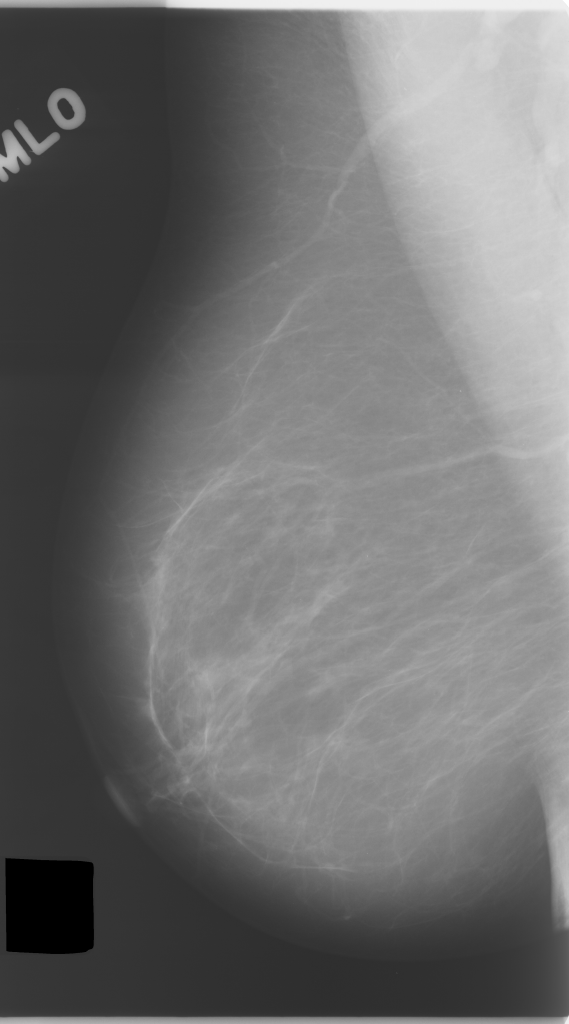
#> input picture dataset_exemplo/D/d_right_mlo_100.png, 569 x 1024 px; its folder holds only this picture in this run
$ jupyter execute segmentacao.ipynb   (shell and % lines are left out)
#> lines starting #> are read from the running program, lines starting #| are printed output that depends on the picture; after the words box and inside, x2 and y2 are one past the last pixel; in counts of white or black regions, pixels touching at a corner belong together; pictures that were not available may be replaced by others from this repository, and a replacement may not be noted
[cell 1]
import os, glob
import numpy as np
import cv2
import matplotlib.pyplot as plt

DIR_DATASET = 'dataset'
CLASSES = ['D', 'E', 'F', 'G']
NOMES = {'D': 'BI-RADS I', 'E': 'BI-RADS II', 'F': 'BI-RADS III', 'G': 'BI-RADS IV'}

def primeiro_arquivo(classe):
    return sorted(glob.glob(os.path.join(DIR_DATASET, classe, '*')))[0]

exemplos = {c: primeiro_arquivo(c) for c in CLASSES}
exemplos

[cell 2]
def carregar_cinza(caminho):
#> called with caminho = 'dataset_exemplo/D/d_right_mlo_100.png'
    bruta = cv2.imread(caminho, cv2.IMREAD_ANYDEPTH | cv2.IMREAD_GRAYSCALE)
#> bruta is the input picture: shape (1024, 569); min 0, max 255, mean 111.6
    if bruta is None:
        bruta = cv2.imread(caminho, cv2.IMREAD_GRAYSCALE)
    if bruta.dtype != np.uint8:
        bruta = cv2.normalize(bruta, None, 0, 255, cv2.NORM_MINMAX).astype(np.uint8)
    return bruta

originais = {c: carregar_cinza(exemplos[c]) for c in CLASSES}
#> originais = 4 items
fig, axs = plt.subplots(1, 4, figsize=(16, 5))
for ax, c in zip(axs, CLASSES):
    ax.imshow(originais[c], cmap='gray')
    ax.set_title(f"{NOMES[c]}  {originais[c].shape[1]}x{originais[c].shape[0]}")
    ax.axis('off')
plt.tight_layout(); plt.show()

[cell 3]
def preparar(img_original, lado_maximo=1024):
#> called with lado_maximo = 1024
    altura0, largura0 = img_original.shape
#> altura0 = 1024; largura0 = 569
    img = img_original.copy()
    img[:int(altura0 * 0.12), :int(largura0 * 0.20)] = 0
    escala = min(1.0, lado_maximo / max(altura0, largura0))
#> escala = 1
    if escala < 1.0:
        img = cv2.resize(img, (int(largura0 * escala), int(altura0 * escala)), interpolation=cv2.INTER_AREA)
    h, w = img.shape
#> h = 1024; w = 569
    m = max(5, int(min(h, w) * 0.02))
#> m = 11
    img[:m, :] = 0; img[-m:, :] = 0; img[:, :m] = 0; img[:, -m:] = 0
#> after `img[:, -m:] = 0`:
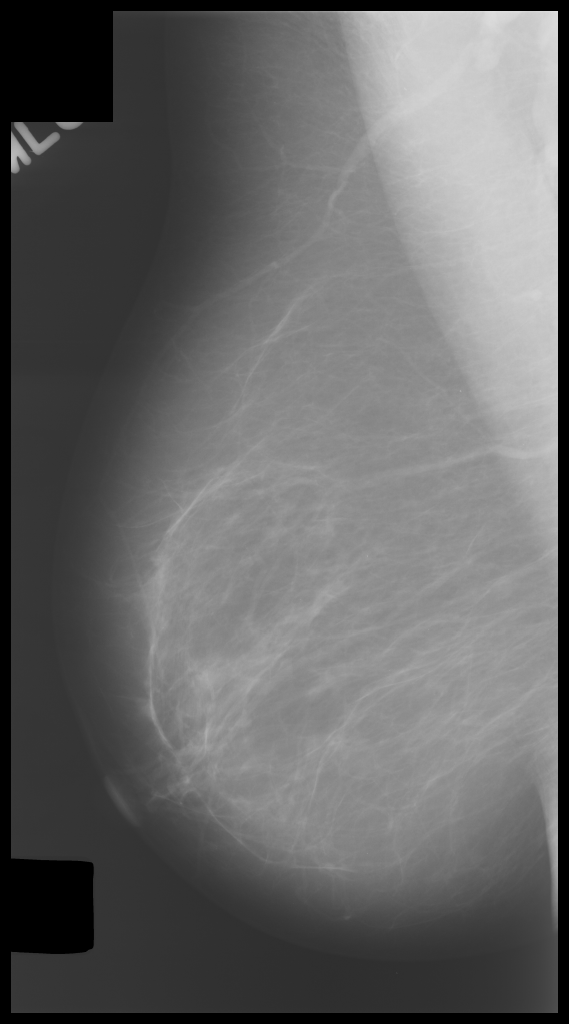
#> img: shape (1024, 569); min 0, max 225, mean 102.6
    return img

reduzidas = {c: preparar(originais[c]) for c in CLASSES}
#> reduzidas = 4 items
print({c: reduzidas[c].shape for c in CLASSES})
#| {'D': (1024, 569), 'E': (1024, 569), 'F': (1024, 569), 'G': (1024, 569)}

[cell 4]
def realcar(img):
    suave = cv2.medianBlur(img, 5)
    clahe = cv2.createCLAHE(clipLimit=2.0, tileGridSize=(8, 8))
    return clahe.apply(suave)

realcadas = {c: realcar(reduzidas[c]) for c in CLASSES}
#> realcadas = 4 items
fig, axs = plt.subplots(1, 4, figsize=(16, 5))
for ax, c in zip(axs, CLASSES):
    ax.imshow(realcadas[c], cmap='gray'); ax.set_title(f'{NOMES[c]} – CLAHE'); ax.axis('off')
plt.tight_layout(); plt.show()

[cell 5]
binarias = {}; limiares = {}
fig, axs = plt.subplots(1, 4, figsize=(16, 5))
for ax, c in zip(axs, CLASSES):
    limiar, b = cv2.threshold(realcadas[c], 0, 255, cv2.THRESH_BINARY + cv2.THRESH_OTSU)
    b = cv2.morphologyEx(b, cv2.MORPH_OPEN, np.ones((5, 5), np.uint8))
    binarias[c] = b; limiares[c] = limiar
    ax.imshow(b, cmap='gray'); ax.set_title(f'{NOMES[c]} – Otsu={limiar:.0f}'); ax.axis('off')
#> this loop made 4 passes
#> pass 1, `limiar, b = cv2.threshold(realcadas[c], 0, 255, cv2.THRESH_BINARY + cv..`:
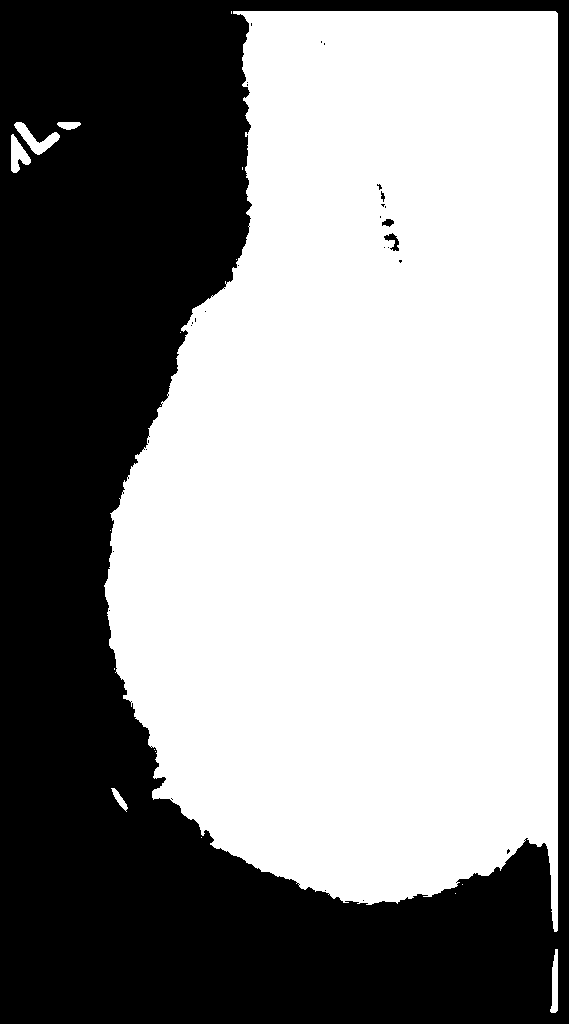
#> b: shape (1024, 569); 56.7% white; 29 black regions (25 under 20 px), largest, box (x1, y1, x2, y2) and area: (0, 0, 569, 1024) 252287, (384, 233, 399, 251) 118, (382, 219, 394, 227) 63, (381, 191, 385, 202) 25
#> pass 1, `b = cv2.morphologyEx(b, cv2.MORPH_OPEN, np.ones((5, 5), np.uint8))`:
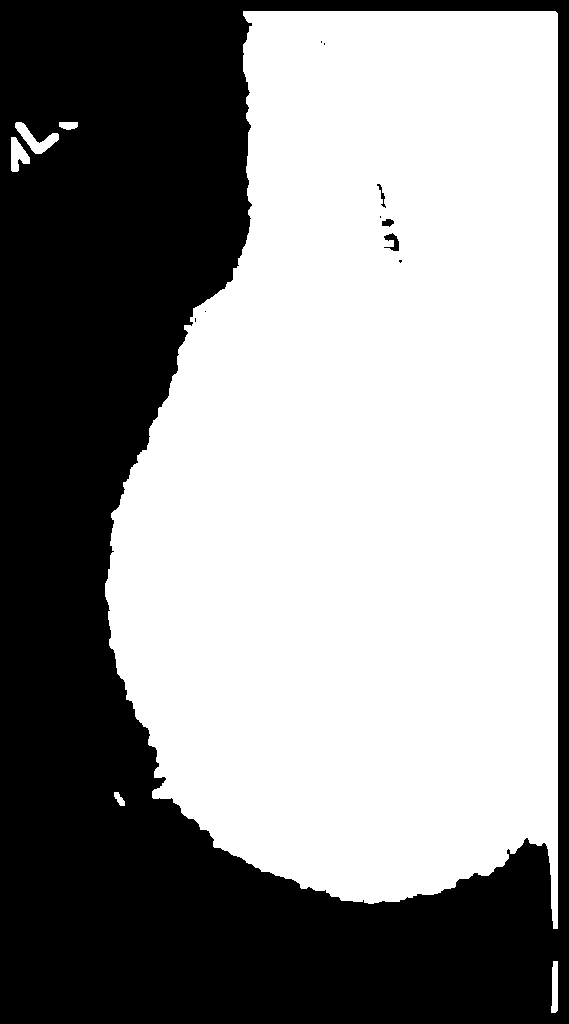
#> b: shape (1024, 569); 56.5% white; 10 black regions (6 under 20 px), largest, box (x1, y1, x2, y2) and area: (0, 0, 569, 1024) 252947, (384, 233, 399, 251) 139, (382, 219, 394, 227) 68, (377, 184, 386, 208) 58
#> after the loop, binarias = 4 items; limiares = {'D': 98, 'E': 98, 'F': 98, 'G': 98}
plt.tight_layout(); plt.show()

[cell 6]
def maior_componente(mascara):
    n, rot, stats, _ = cv2.connectedComponentsWithStats(mascara)
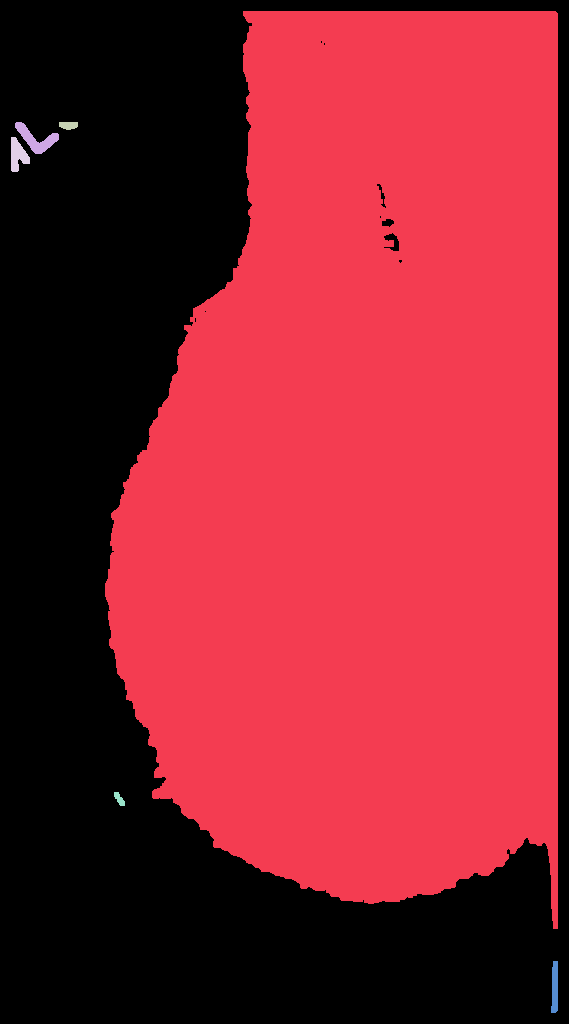
#> rot: shape (1024, 569) int32; 7 distinct labels, from 0 to 6; one colour per label, 0 black
#> n = 7; stats = [[0, 0, 569, 1024, 253230], [105, 11, 453, 918, 327954], [15, 122, 44, 32, 540], [59, 122, 19, 8, 128], [11, 137, 19, 35, 406], [114, 792, 11, 14, 88], [551, 961, 7, 52, 310]]
    if n <= 1:
        return np.zeros_like(mascara)
    maior = 1 + int(np.argmax(stats[1:, cv2.CC_STAT_AREA]))
#> maior = 1
    return np.where(rot == maior, 255, 0).astype(np.uint8)
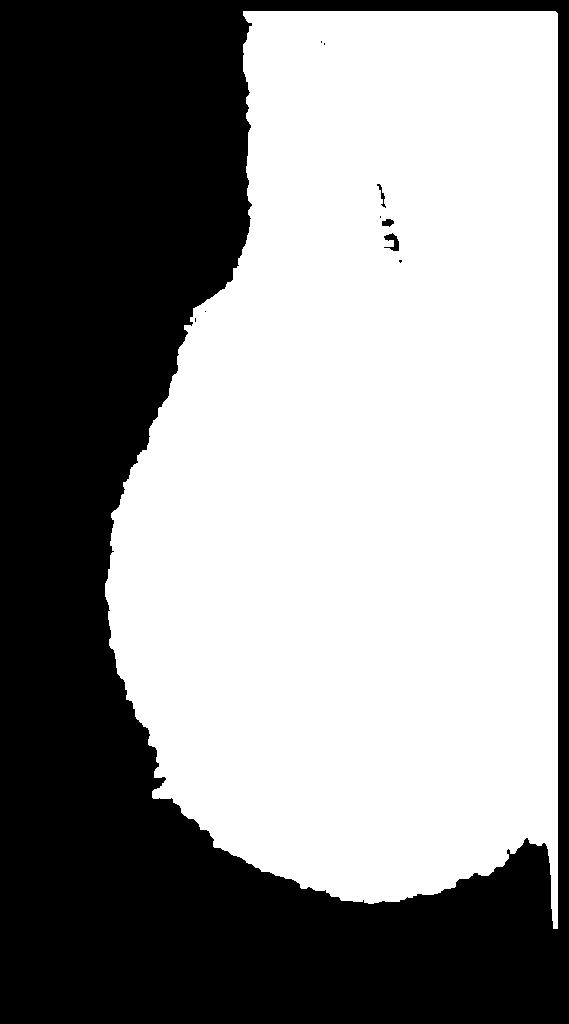
#> returned value: shape (1024, 569); 56.3% white; 10 black regions (6 under 20 px), largest, box (x1, y1, x2, y2) and area: (0, 0, 569, 1024) 254419, (384, 233, 399, 251) 139, (382, 219, 394, 227) 68, (377, 184, 386, 208) 58

nucleos = {c: maior_componente(binarias[c]) for c in CLASSES}
#> nucleos = 4 items
fig, axs = plt.subplots(1, 4, figsize=(16, 5))
for ax, c in zip(axs, CLASSES):
    ax.imshow(nucleos[c], cmap='gray'); ax.set_title(f'{NOMES[c]} – nucleo'); ax.axis('off')
plt.tight_layout(); plt.show()

[cell 7]
def crescer(nucleo, realcada, limiar_otsu):
#> called with limiar_otsu = 98
    limiar_baixo = max(10, int(limiar_otsu * 0.60))
    candidato = cv2.threshold(realcada, limiar_baixo, 255, cv2.THRESH_BINARY)[1]
#> candidato: shape (1024, 569); 71.2% white; 37 black regions (33 under 20 px), largest, box (x1, y1, x2, y2) and area: (0, 0, 569, 1024) 167169, (83, 127, 104, 141) 161, (97, 744, 110, 767) 154, (185, 172, 188, 187) 34
    cresc = nucleo.copy()
    for _ in range(15):
        exp = cv2.bitwise_and(cv2.dilate(cresc, np.ones((9, 9), np.uint8)), candidato)
        if np.array_equal(exp, cresc):
            break
        cresc = exp
#> cresc: shape (1024, 569); 66.5% white; 28 black regions (26 under 20 px), largest, box (x1, y1, x2, y2) and area: (0, 0, 569, 1024) 195036, (97, 744, 110, 767) 154
    cresc = cv2.morphologyEx(cresc, cv2.MORPH_OPEN, np.ones((7, 7), np.uint8))
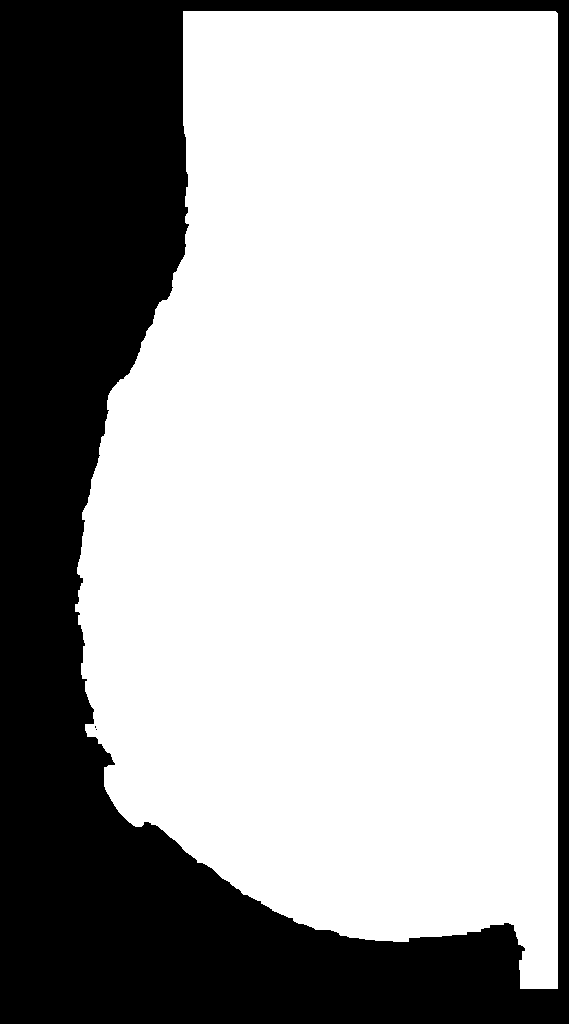
#> cresc: shape (1024, 569); 66.3% white; 3 black regions (2 under 20 px), largest, box (x1, y1, x2, y2) and area: (0, 0, 569, 1024) 196209
    n, rot, stats, _ = cv2.connectedComponentsWithStats(cresc)
#> n = 2; stats = [[0, 0, 569, 1024, 196212], [75, 11, 483, 978, 386444]]
    if n > 1:
        maior = 1 + int(np.argmax(stats[1:, cv2.CC_STAT_AREA]))
#> maior = 1
        cresc = np.where(rot == maior, 255, 0).astype(np.uint8)
    return cresc

crescidas = {c: crescer(nucleos[c], realcadas[c], limiares[c]) for c in CLASSES}
#> crescidas = 4 items
fig, axs = plt.subplots(1, 4, figsize=(16, 5))
for ax, c in zip(axs, CLASSES):
    ax.imshow(crescidas[c], cmap='gray'); ax.set_title(f'{NOMES[c]} – crescida'); ax.axis('off')
plt.tight_layout(); plt.show()

[cell 8]
def finalizar(mascara):
    h, w = mascara.shape
    m = cv2.morphologyEx(mascara, cv2.MORPH_CLOSE, np.ones((25, 25), np.uint8))
    m = cv2.dilate(m, np.ones((7, 7), np.uint8), iterations=1)
    bm = max(8, int(min(h, w) * 0.06))
    m[:bm, :] = 0; m[-bm:, :] = 0; m[:, :bm] = 0; m[:, -bm:] = 0
    padded = cv2.copyMakeBorder(m, 1, 1, 1, 1, cv2.BORDER_CONSTANT, value=0)
    cv2.floodFill(padded, None, (0, 0), 128)
    buracos = (padded[1:-1, 1:-1] == 0).astype(np.uint8) * 255
    m = cv2.bitwise_or(m, buracos)
    n, rot, stats, _ = cv2.connectedComponentsWithStats(m)
    if n > 1:
        maior = 1 + int(np.argmax(stats[1:, cv2.CC_STAT_AREA]))
        m = np.where(rot == maior, 255, 0).astype(np.uint8)
    return m

[cell 9]
def segmentar(img_original, lado_maximo=1024):
    altura0, largura0 = img_original.shape
    reduzida = preparar(img_original, lado_maximo)
    realcada = realcar(reduzida)
    limiar, binaria = cv2.threshold(realcada, 0, 255, cv2.THRESH_BINARY + cv2.THRESH_OTSU)
    binaria = cv2.morphologyEx(binaria, cv2.MORPH_OPEN, np.ones((5, 5), np.uint8))
    nucleo = maior_componente(binaria)
    if nucleo.max() == 0:
        vazia = np.zeros_like(img_original); return vazia, vazia
    cresc = crescer(nucleo, realcada, limiar)
    m = finalizar(cresc)
    mascara = cv2.resize(m, (largura0, altura0), interpolation=cv2.INTER_NEAREST)
    return mascara, cv2.bitwise_and(img_original, img_original, mask=mascara)

fig, axs = plt.subplots(4, 3, figsize=(11, 15))
for i, c in enumerate(CLASSES):
    masc, seg = segmentar(originais[c])
    cob = 100.0 * (masc > 0).sum() / masc.size
    for ax, im, t in zip(axs[i], [originais[c], masc, seg], [f'{NOMES[c]} – original', f'mascara ({cob:.1f}%)', 'segmentada']):
        ax.imshow(im, cmap='gray'); ax.set_title(t, fontsize=10); ax.axis('off')
#> this loop made 4 passes
#> pass 1, in finalizar, `padded = cv2.copyMakeBorder(m, 1, 1, 1, 1, cv2.BORDER_CONSTANT, value=0)`:
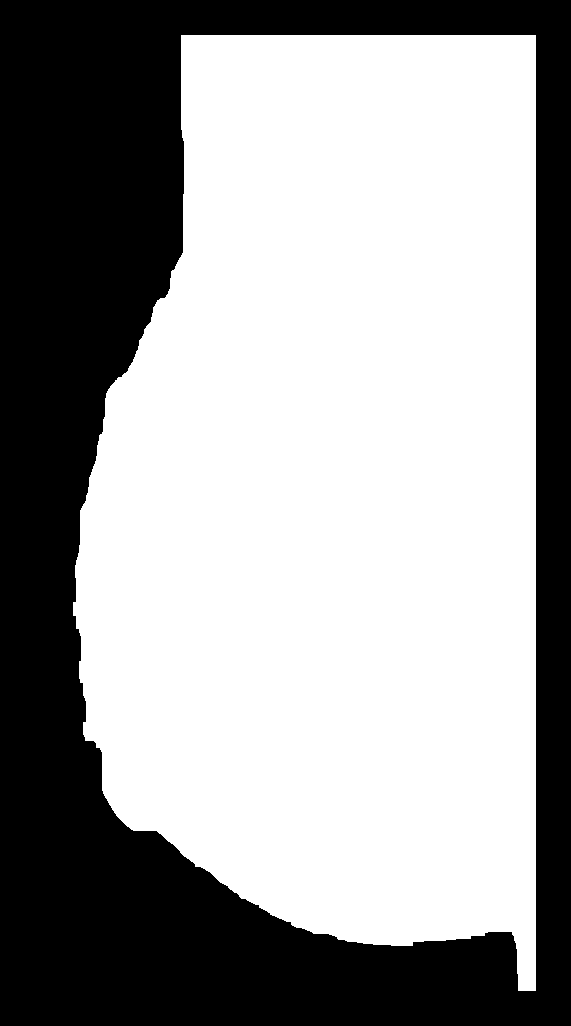
#> padded: shape (1026, 571); 61.6% white; 1 black region, box (x1, y1, x2, y2) and area: (0, 0, 571, 1026) 224713
plt.tight_layout(); plt.show()
#> after `plt.tight_layout()`:
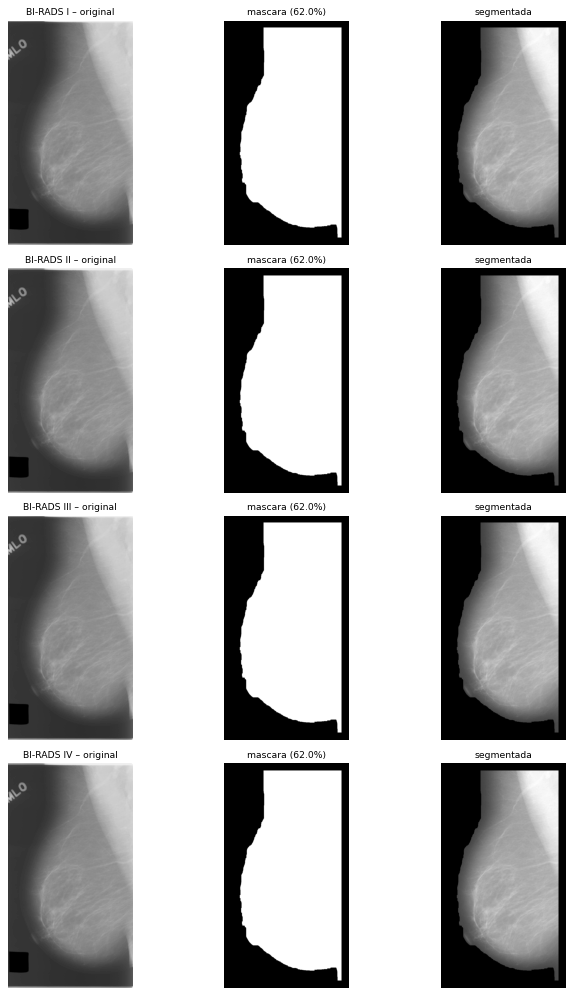
#> figure drawn by matplotlib, 12 panels
